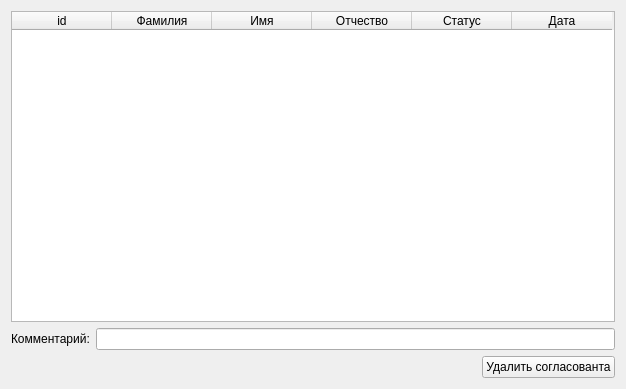
<?xml version="1.0" encoding="UTF-8"?>
<ui version="4.0">
 <class>Request_accept</class>
 <widget class="QWidget" name="Request_accept">
  <property name="geometry">
   <rect>
    <x>0</x>
    <y>0</y>
    <width>626</width>
    <height>389</height>
   </rect>
  </property>
  <property name="windowTitle">
   <string>Form</string>
  </property>
  <layout class="QVBoxLayout" name="verticalLayout">
   <item>
    <widget class="QTableWidget" name="tableWidget">
     <column>
      <property name="text">
       <string>id</string>
      </property>
     </column>
     <column>
      <property name="text">
       <string>Фамилия</string>
      </property>
     </column>
     <column>
      <property name="text">
       <string>Имя</string>
      </property>
     </column>
     <column>
      <property name="text">
       <string>Отчество</string>
      </property>
     </column>
     <column>
      <property name="text">
       <string>Статус</string>
      </property>
     </column>
     <column>
      <property name="text">
       <string>Дата</string>
      </property>
     </column>
    </widget>
   </item>
   <item>
    <layout class="QHBoxLayout" name="horizontalLayout_2">
     <item>
      <widget class="QLabel" name="label">
       <property name="text">
        <string>Комментарий:</string>
       </property>
      </widget>
     </item>
     <item>
      <widget class="QLineEdit" name="lineEdit">
       <property name="readOnly">
        <bool>true</bool>
       </property>
      </widget>
     </item>
    </layout>
   </item>
   <item>
    <layout class="QHBoxLayout" name="horizontalLayout">
     <item>
      <spacer name="horizontalSpacer">
       <property name="orientation">
        <enum>Qt::Orientation::Horizontal</enum>
       </property>
       <property name="sizeHint" stdset="0">
        <size>
         <width>40</width>
         <height>20</height>
        </size>
       </property>
      </spacer>
     </item>
     <item>
      <widget class="QPushButton" name="pushButton">
       <property name="text">
        <string>Удалить согласованта</string>
       </property>
      </widget>
     </item>
    </layout>
   </item>
  </layout>
 </widget>
 <resources/>
 <connections/>
</ui>
